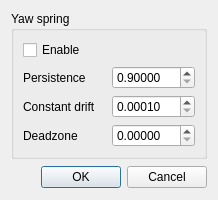
<?xml version="1.0" encoding="UTF-8"?>
<ui version="4.0">
 <class>dialog_rift_140</class>
 <widget class="QWidget" name="dialog_rift_140">
  <property name="windowModality">
   <enum>Qt::NonModal</enum>
  </property>
  <property name="geometry">
   <rect>
    <x>0</x>
    <y>0</y>
    <width>218</width>
    <height>200</height>
   </rect>
  </property>
  <property name="sizePolicy">
   <sizepolicy hsizetype="Minimum" vsizetype="Minimum">
    <horstretch>0</horstretch>
    <verstretch>0</verstretch>
   </sizepolicy>
  </property>
  <property name="windowTitle">
   <string>Oculus Rift tracker settings FaceTrackNoIR</string>
  </property>
  <property name="windowIcon">
   <iconset>
    <normaloff>images/FaceTrackNoIR.png</normaloff>images/FaceTrackNoIR.png</iconset>
  </property>
  <property name="layoutDirection">
   <enum>Qt::LeftToRight</enum>
  </property>
  <property name="autoFillBackground">
   <bool>false</bool>
  </property>
  <layout class="QGridLayout" name="gridLayout_2">
   <item row="0" column="0">
    <widget class="QGroupBox" name="groupBox">
     <property name="title">
      <string>Yaw spring</string>
     </property>
     <layout class="QGridLayout" name="gridLayout">
      <item row="0" column="0">
       <widget class="QCheckBox" name="yawSpring">
        <property name="text">
         <string>Enable</string>
        </property>
       </widget>
      </item>
      <item row="1" column="0">
       <widget class="QLabel" name="label">
        <property name="text">
         <string>Persistence</string>
        </property>
       </widget>
      </item>
      <item row="1" column="1">
       <widget class="QDoubleSpinBox" name="persistence">
        <property name="sizePolicy">
         <sizepolicy hsizetype="Preferred" vsizetype="Preferred">
          <horstretch>0</horstretch>
          <verstretch>0</verstretch>
         </sizepolicy>
        </property>
        <property name="minimumSize">
         <size>
          <width>0</width>
          <height>23</height>
         </size>
        </property>
        <property name="decimals">
         <number>5</number>
        </property>
        <property name="minimum">
         <double>0.900000000000000</double>
        </property>
        <property name="maximum">
         <double>1.000000000000000</double>
        </property>
        <property name="singleStep">
         <double>0.001000000000000</double>
        </property>
       </widget>
      </item>
      <item row="2" column="0">
       <widget class="QLabel" name="label_2">
        <property name="text">
         <string>Constant drift</string>
        </property>
       </widget>
      </item>
      <item row="2" column="1">
       <widget class="QDoubleSpinBox" name="constantDrift">
        <property name="sizePolicy">
         <sizepolicy hsizetype="Preferred" vsizetype="Preferred">
          <horstretch>0</horstretch>
          <verstretch>0</verstretch>
         </sizepolicy>
        </property>
        <property name="minimumSize">
         <size>
          <width>0</width>
          <height>23</height>
         </size>
        </property>
        <property name="decimals">
         <number>5</number>
        </property>
        <property name="minimum">
         <double>0.000100000000000</double>
        </property>
        <property name="maximum">
         <double>0.100000000000000</double>
        </property>
        <property name="singleStep">
         <double>0.001000000000000</double>
        </property>
       </widget>
      </item>
      <item row="3" column="0">
       <widget class="QLabel" name="label_3">
        <property name="text">
         <string>Deadzone</string>
        </property>
       </widget>
      </item>
      <item row="3" column="1">
       <widget class="QDoubleSpinBox" name="deadzone">
        <property name="sizePolicy">
         <sizepolicy hsizetype="Preferred" vsizetype="Preferred">
          <horstretch>0</horstretch>
          <verstretch>0</verstretch>
         </sizepolicy>
        </property>
        <property name="minimumSize">
         <size>
          <width>0</width>
          <height>23</height>
         </size>
        </property>
        <property name="decimals">
         <number>5</number>
        </property>
        <property name="maximum">
         <double>0.100000000000000</double>
        </property>
        <property name="singleStep">
         <double>0.010000000000000</double>
        </property>
       </widget>
      </item>
     </layout>
    </widget>
   </item>
   <item row="1" column="0">
    <widget class="QDialogButtonBox" name="buttonBox">
     <property name="sizePolicy">
      <sizepolicy hsizetype="Preferred" vsizetype="Preferred">
       <horstretch>0</horstretch>
       <verstretch>0</verstretch>
      </sizepolicy>
     </property>
     <property name="standardButtons">
      <set>QDialogButtonBox::Cancel|QDialogButtonBox::Ok</set>
     </property>
    </widget>
   </item>
  </layout>
 </widget>
 <resources/>
 <connections/>
 <slots>
  <slot>startEngineClicked()</slot>
  <slot>stopEngineClicked()</slot>
  <slot>cameraSettingsClicked()</slot>
 </slots>
</ui>
